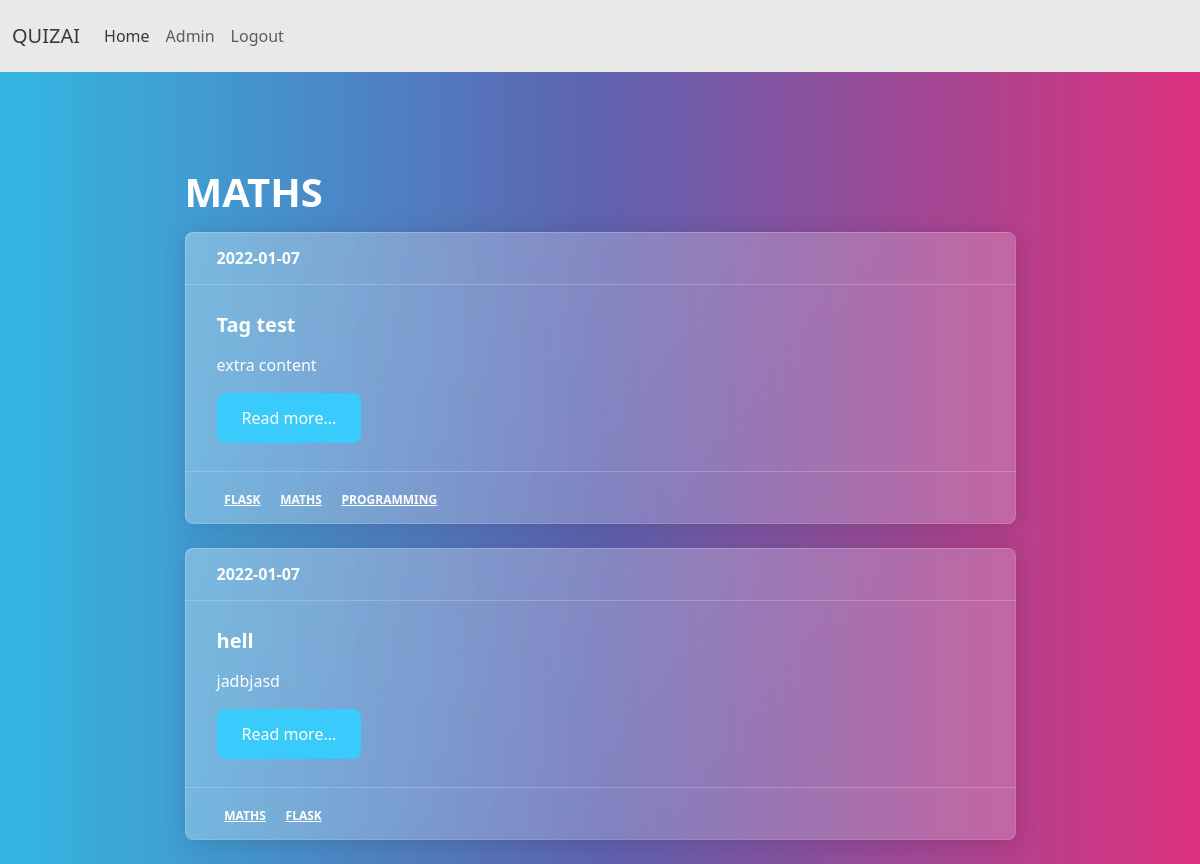
The page /blog/tags/MATHS (signed in) on the database its author committed.
### models.py (models this page shows, shortened)
class Tag(db.Model):
    id = db.Column(db.Integer, primary_key=True)
    title = db.Column(db.String(140))
    slug= db.Column(db.String(140), unique=True)

class Post(db.Model):
    __table_args__ = {'extend_existing': True}
    id = db.Column(db.Integer, primary_key=True)
    title = db.Column(db.String(140))
    slug = db.Column(db.String(140), unique=True)
    body = db.Column(db.Text)
    created = db.Column(db.DateTime, default=datetime.now())
    tags = db.relationship('Tag', secondary=posts_tags, backref=db.backref('posts'), lazy='dynamic')

### posts/blueprint.py (the view)
@posts.route('/tags/<slug>')
def tag_detail(slug):
    tag = Tag.query.filter(Tag.slug==slug).first()
    return render_template('posts/tag_detail.html', tag=tag)

### posts/templates/posts/tag_detail.html (shortened to what this page needs)
{% extends 'base.html' %}
{% block content %}
    <h1>{{tag.title}}</h1>
    {% for post in tag.posts %}
        {% include 'posts/includes/card.html'%}
    {% endfor %}
{% endblock %}

### posts/templates/posts/includes/card.html (shortened to what this page needs)
    <div class="card">
        <div class="card-header">
          {{ post.created.date() }}
        </div>
        <div class="card-body">
          <h5 class="card-title">{{ post.title }}</h5>
          <p class="card-text">{{ post.body }}</p>
          <a href="{{ url_for('posts.post_detail', slug=post.slug) }}" class="btn btn-info">Read more...</a>
        </div>
        {% if post.tags.count() %}
        <div class="card-footer text-muted">
            {% for tag in post.tags %}
                <span class="badge badge-dark"><a href="{{ url_for('posts.tag_detail', slug=tag.slug) }}">{{ tag.title }}</a></span>
            {% endfor %}
          </div>
          {% endif %}
    </div>

### rows shown on the page
Tag: title "MATHS"
Post: created "2022-01-07", title "Tag test", body "extra content"
Tag: title "FLASK"
Tag: title "PROGRAMMING"
Post: created "2022-01-07", title "hell", body "jadbjasd"
